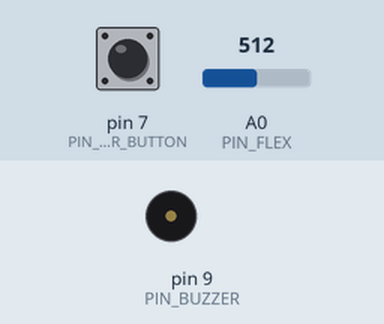
The sketch below on a simulated Arduino Uno, built with avr-gcc and run on an emulated ATmega328P. On the bench: buzzer (waves = sounding). The test bench sets the inputs (shaded band); at power-on: pin 7 (PIN_TIMER_BUTTON) HIGH, A0 (PIN_FLEX) = 512.

Above: at 1.7 s.
1.8 s: pin 7 (PIN_TIMER_BUTTON) pulled LOW for 0.15 s
At 2.05 s:
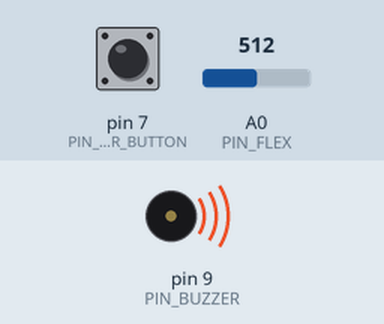
Timing chart, 0 to 4.8 s (numbered marks = the images above; inputs shaded):
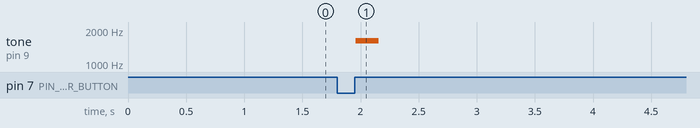

The sketch:

Basketball.ino
```cpp
#include <SoftwareSerial.h>

#define FALSE 0
#define TRUE 1

#define PIN_BUZZER 9
#define PIN_FLEX A0

#define PIN_LCD_TX 2
#define PIN_LCD_RX 3

#define PIN_TIMER_BUTTON 7

#define FLEX_TOLERANCE 20 // Value added to the initial flex sensor reading to determine the "unflexed position"
#define FLEX_THRESHOLD 75 // Minimum deviation from the "unflexed position" to count a basket

#define GAME_STATE_RUNNING 1
#define GAME_STATE_STOPPED 0

#define ROUND_TIME 60 // (seconds)

SoftwareSerial lcd(PIN_LCD_RX, PIN_LCD_TX);

int gameState = GAME_STATE_STOPPED;

int score = 0;
char scoreString[3];

int unflexedPosition;
int readyToRead = FALSE;

int startButtonPressed = FALSE;
unsigned long startTime;
unsigned long elapsedTime;
int secondsRemaining;
char timeString[3];

void setup() {
  lcd.begin(9600);
  delay(500);

  // Setup pins
  pinMode(PIN_BUZZER, OUTPUT);
  pinMode(PIN_FLEX, INPUT);
  pinMode(PIN_TIMER_BUTTON, INPUT_PULLUP);

  // Clear LCD
  lcd.write(254); // Move cursor to...
  lcd.write(128); // ...line 1 position 0
  lcd.write("Time:           "); // clear display
  lcd.write(254); // Move cursor to...
  lcd.write(192); // ...line 2 position 0
  lcd.write("Score:          ");

  // Determine what an unflexed state should be so we can determine a relative flexed state
  unflexedPosition = analogRead(PIN_FLEX) + FLEX_TOLERANCE;

  secondsRemaining = ROUND_TIME;

  // Initialize LCD
  updateTime();
  updateScore();
}

void loop() {
  // Check if the game is running
  if(gameState == GAME_STATE_STOPPED)
  {
    if(digitalRead(PIN_TIMER_BUTTON) == LOW)
    {
      startButtonPressed = TRUE;
    }
    else if(startButtonPressed == TRUE)
    {
      // Start button was pressed then released, so start the game
      startButtonPressed = FALSE;
      gameState = GAME_STATE_RUNNING;
      startTime = millis();
      secondsRemaining = ROUND_TIME;
      score = 0;
      updateTime();
      updateScore();
      tone(PIN_BUZZER, 1600, 200);
    }
  }
  else if(gameState == GAME_STATE_RUNNING)
  {
    // Update clock
    elapsedTime = millis() - startTime;
    int newSecondsRemaining = ROUND_TIME - (elapsedTime / 1000);
    if(newSecondsRemaining != secondsRemaining)
    {
      secondsRemaining = newSecondsRemaining;
      updateTime();

      if(secondsRemaining == 0)
      {
        tone(PIN_BUZZER, 400, 1000);
        gameState = GAME_STATE_STOPPED;
      }
    }

    // Update score
    int flex = analogRead(PIN_FLEX);

    if(flex < unflexedPosition)
    {
      readyToRead = TRUE;
    }
    if(flex > (unflexedPosition + FLEX_THRESHOLD) && readyToRead == TRUE)
    {
      readyToRead = FALSE;

      score++;
      updateScore();

      tone(PIN_BUZZER, 1200, 200);
    }
  }
}

void updateTime()
{
  lcd.write(254); // Move cursor to...
  lcd.write(134); // ...line 1 position 7

  sprintf(timeString, "%2d", secondsRemaining);
  lcd.write(timeString);
}

void updateScore()
{
  lcd.write(254); // Move cursor to...
  lcd.write(199); // ...line 2 position 8

  sprintf(scoreString, "%2d", score);
  lcd.write(scoreString);
}
```

Measured:
- after the input at 1.8 s, tone on pin 9 (PIN_BUZZER): silent → 1600 Hz after 0.16 s, → silent 0.20 s later
